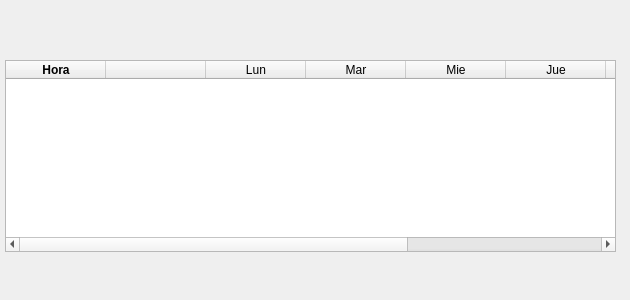
<?xml version="1.0" encoding="UTF-8"?>
<ui version="4.0">
 <class>cronograma</class>
 <widget class="QDialog" name="cronograma">
  <property name="geometry">
   <rect>
    <x>0</x>
    <y>0</y>
    <width>630</width>
    <height>300</height>
   </rect>
  </property>
  <property name="windowTitle">
   <string>Dialog</string>
  </property>
  <widget class="QTableWidget" name="tableWidget">
   <property name="geometry">
    <rect>
     <x>5</x>
     <y>60</y>
     <width>611</width>
     <height>192</height>
    </rect>
   </property>
   <property name="minimumSize">
    <size>
     <width>611</width>
     <height>192</height>
    </size>
   </property>
   <column>
    <property name="text">
     <string>Hora</string>
    </property>
    <property name="font">
     <font>
      <weight>75</weight>
      <italic>false</italic>
      <bold>true</bold>
      <underline>false</underline>
      <strikeout>false</strikeout>
     </font>
    </property>
   </column>
   <column>
    <property name="text">
     <string>Actividades                                                                                        </string>
    </property>
    <property name="font">
     <font>
      <weight>75</weight>
      <italic>true</italic>
      <bold>true</bold>
     </font>
    </property>
   </column>
   <column>
    <property name="text">
     <string>Lun</string>
    </property>
   </column>
   <column>
    <property name="text">
     <string>Mar</string>
    </property>
   </column>
   <column>
    <property name="text">
     <string>Mie</string>
    </property>
   </column>
   <column>
    <property name="text">
     <string>Jue</string>
    </property>
   </column>
   <column>
    <property name="text">
     <string>Vie</string>
    </property>
   </column>
   <column>
    <property name="text">
     <string>Sab</string>
    </property>
   </column>
   <column>
    <property name="text">
     <string>Dom</string>
    </property>
   </column>
  </widget>
 </widget>
 <resources/>
 <connections/>
</ui>
